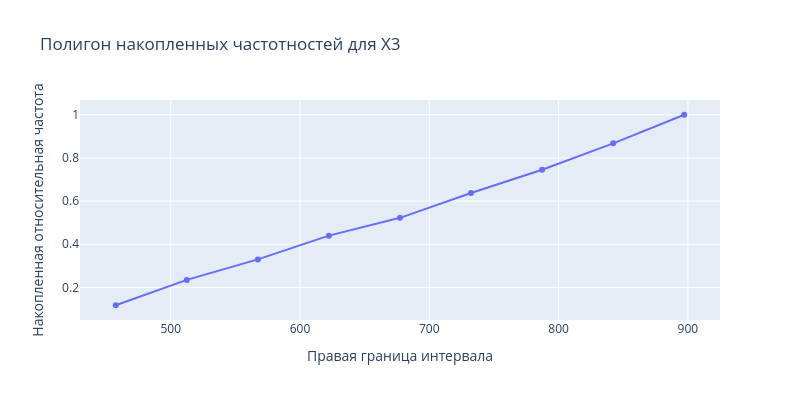

The notebook cell saved with this chart:
### Code cell
plot_polygon(x3_intervals, "Х3")

### Figure 1 — Plotly figure (JSON) as saved in the notebook; plotly's stock layout.template omitted (floating-point values rounded to 4 significant figures)
{"data": [{"hovertemplate": "Правая граница интервала=%{x}<br>Накопленная относительная частота=%{y}<extra></extra>", "legendgroup": "", "line": {"color": "#636efa", "dash": "solid"}, "marker": {"symbol": "circle"}, "mode": "lines+markers", "name": "", "orientation": "v", "showlegend": false, "type": "scatter", "x": [457.5, 512.4, 567.4, 622.4, 677.3, 732.3, 787.3, 842.2, 897.2], "xaxis": "x", "y": [0.1175, 0.235, 0.33, 0.44, 0.5225, 0.6375, 0.745, 0.8675, 1.0], "yaxis": "y"}], "layout": {"height": 400, "legend": {"tracegroupgap": 0}, "title": {"text": "Полигон накопленных частотностей для Х3"}, "width": 800, "xaxis": {"anchor": "y", "domain": [0, 1], "title": {"text": "Правая граница интервала"}}, "yaxis": {"anchor": "x", "domain": [0, 1], "title": {"text": "Накопленная относительная частота"}}}}
